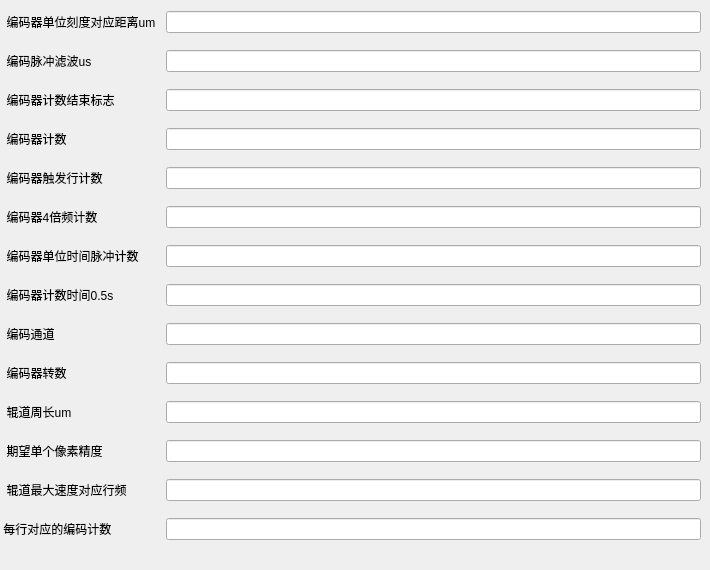
       <widget class="QWidget" name="EncoderParam">
        <attribute name="title">
         <string>编码器参数</string>
        </attribute>
        <widget class="QWidget" name="layoutWidget">
         <property name="geometry">
          <rect>
           <x>0</x>
           <y>0</y>
           <width>701</width>
           <height>561</height>
          </rect>
         </property>
         <layout class="QGridLayout" name="gridLayout_6">
          <item row="5" column="1">
           <widget class="QLineEdit" name="Encode4FrequencyMultiplierCountLE"/>
          </item>
          <item row="12" column="0">
           <widget class="QLabel" name="RollerMaxSpeedToRowCountLB">
            <property name="text">
             <string>  辊道最大速度对应行频</string>
            </property>
           </widget>
          </item>
          <item row="11" column="1">
           <widget class="QLineEdit" name="ExpectSinglePixelAccuracyLE"/>
          </item>
          <item row="12" column="1">
           <widget class="QLineEdit" name="RollerMaxSpeedToRowCountLE"/>
          </item>
          <item row="13" column="1">
           <widget class="QLineEdit" name="EveryRowToEncodeCountLE"/>
          </item>
          <item row="3" column="0">
           <widget class="QLabel" name="EncodeCountLB">
            <property name="text">
             <string>  编码器计数</string>
            </property>
           </widget>
          </item>
          <item row="8" column="0">
           <widget class="QLabel" name="EncodeChannelLB">
            <property name="text">
             <string>  编码通道</string>
            </property>
           </widget>
          </item>
          <item row="9" column="0">
           <widget class="QLabel" name="EncodeRevolutionLB">
            <property name="text">
             <string>  编码器转数</string>
            </property>
           </widget>
          </item>
          <item row="3" column="1">
           <widget class="QLineEdit" name="EncodeCountLE"/>
          </item>
          <item row="8" column="1">
           <widget class="QLineEdit" name="EncodeChannelLE"/>
          </item>
          <item row="10" column="0">
           <widget class="QLabel" name="RollerPerimeterUmLB">
            <property name="text">
             <string>  辊道周长um</string>
            </property>
           </widget>
          </item>
          <item row="13" column="0">
           <widget class="QLabel" name="EveryRowToEncodeCountLB">
            <property name="text">
             <string> 每行对应的编码计数</string>
            </property>
           </widget>
          </item>
          <item row="7" column="1">
           <widget class="QLineEdit" name="EncodeCountTimeHalfSecondLE"/>
          </item>
          <item row="4" column="0">
           <widget class="QLabel" name="EncodeTriggerRowCountLB">
            <property name="text">
             <string>  编码器触发行计数</string>
            </property>
           </widget>
          </item>
          <item row="0" column="1">
           <widget class="QLineEdit" name="EncodeUnitToDistLE"/>
          </item>
          <item row="1" column="1">
           <widget class="QLineEdit" name="EncodePulseFilterUsLE"/>
          </item>
          <item row="10" column="1">
           <widget class="QLineEdit" name="RollerPerimeterUmLE"/>
          </item>
          <item row="1" column="0">
           <widget class="QLabel" name="EncodePulseFilterUsLB">
            <property name="text">
             <string>  编码脉冲滤波us</string>
            </property>
           </widget>
          </item>
          <item row="11" column="0">
           <widget class="QLabel" name="ExpectSinglePixelAccuracyLB">
            <property name="text">
             <string>  期望单个像素精度</string>
            </property>
           </widget>
          </item>
          <item row="6" column="1">
           <widget class="QLineEdit" name="EncodeUnitTimePulseCountLE"/>
          </item>
          <item row="2" column="0">
           <widget class="QLabel" name="EncodeCountEndFlagLB">
            <property name="text">
             <string>  编码器计数结束标志</string>
            </property>
           </widget>
          </item>
          <item row="7" column="0">
           <widget class="QLabel" name="EncodeCountTimeHalfSecondLB">
            <property name="text">
             <string>  编码器计数时间0.5s</string>
            </property>
           </widget>
          </item>
          <item row="4" column="1">
           <widget class="QLineEdit" name="EncodeTriggerRowCountLE"/>
          </item>
          <item row="5" column="0">
           <widget class="QLabel" name="Encode4FrequencyMultiplierCountLB">
            <property name="text">
             <string>  编码器4倍频计数</string>
            </property>
           </widget>
          </item>
          <item row="2" column="1">
           <widget class="QLineEdit" name="EncodeCountEndFlagLE"/>
          </item>
          <item row="9" column="1">
           <widget class="QLineEdit" name="EncodeRevolutionLE"/>
          </item>
          <item row="0" column="0">
           <widget class="QLabel" name="EncodeUnitToDistLB">
            <property name="minimumSize">
             <size>
              <width>160</width>
              <height>0</height>
             </size>
            </property>
            <property name="text">
             <string>  编码器单位刻度对应距离um</string>
            </property>
           </widget>
          </item>
          <item row="6" column="0">
           <widget class="QLabel" name="EncodeUnitTimePulseCountLB">
            <property name="text">
             <string>  编码器单位时间脉冲计数</string>
            </property>
           </widget>
          </item>
         </layout>
        </widget>
       </widget>
